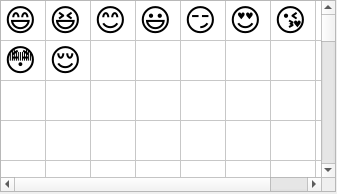
<?xml version="1.0" encoding="UTF-8"?>
<ui version="4.0">
 <class>Form</class>
 <widget class="QWidget" name="Form">
  <property name="geometry">
   <rect>
    <x>0</x>
    <y>0</y>
    <width>337</width>
    <height>194</height>
   </rect>
  </property>
  <property name="windowTitle">
   <string>Form</string>
  </property>
  <widget class="QTableWidget" name="emojitable">
   <property name="geometry">
    <rect>
     <x>0</x>
     <y>0</y>
     <width>336</width>
     <height>192</height>
    </rect>
   </property>
   <property name="minimumSize">
    <size>
     <width>256</width>
     <height>0</height>
    </size>
   </property>
   <property name="font">
    <font>
     <pointsize>23</pointsize>
    </font>
   </property>
   <property name="rowCount">
    <number>50</number>
   </property>
   <property name="columnCount">
    <number>8</number>
   </property>
   <attribute name="horizontalHeaderVisible">
    <bool>false</bool>
   </attribute>
   <attribute name="horizontalHeaderCascadingSectionResizes">
    <bool>false</bool>
   </attribute>
   <attribute name="horizontalHeaderMinimumSectionSize">
    <number>20</number>
   </attribute>
   <attribute name="horizontalHeaderDefaultSectionSize">
    <number>40</number>
   </attribute>
   <attribute name="horizontalHeaderHighlightSections">
    <bool>false</bool>
   </attribute>
   <attribute name="verticalHeaderVisible">
    <bool>false</bool>
   </attribute>
   <attribute name="verticalHeaderMinimumSectionSize">
    <number>40</number>
   </attribute>
   <attribute name="verticalHeaderDefaultSectionSize">
    <number>20</number>
   </attribute>
   <attribute name="verticalHeaderHighlightSections">
    <bool>false</bool>
   </attribute>
   <row>
    <property name="text">
     <string>New Row</string>
    </property>
   </row>
   <row>
    <property name="text">
     <string>New Row</string>
    </property>
   </row>
   <row>
    <property name="text">
     <string>New Row</string>
    </property>
   </row>
   <row>
    <property name="text">
     <string>New Row</string>
    </property>
   </row>
   <row/>
   <row/>
   <row/>
   <row/>
   <row/>
   <row/>
   <row/>
   <row/>
   <row/>
   <row/>
   <row/>
   <row/>
   <row/>
   <row/>
   <row/>
   <row/>
   <row/>
   <row/>
   <row/>
   <row/>
   <row/>
   <row/>
   <row/>
   <row/>
   <row/>
   <row/>
   <row/>
   <row/>
   <row/>
   <row/>
   <row/>
   <row/>
   <row/>
   <row/>
   <row/>
   <row/>
   <row/>
   <row/>
   <row/>
   <row/>
   <row/>
   <row/>
   <row/>
   <row/>
   <row/>
   <row/>
   <column>
    <property name="text">
     <string>New Column</string>
    </property>
   </column>
   <column>
    <property name="text">
     <string>New Column</string>
    </property>
   </column>
   <column>
    <property name="text">
     <string>New Column</string>
    </property>
   </column>
   <column>
    <property name="text">
     <string>New Column</string>
    </property>
   </column>
   <column/>
   <column/>
   <column/>
   <column/>
   <item row="0" column="0">
    <property name="text">
     <string>😄</string>
    </property>
   </item>
   <item row="0" column="1">
    <property name="text">
     <string>😆</string>
    </property>
   </item>
   <item row="0" column="2">
    <property name="text">
     <string>😊</string>
    </property>
   </item>
   <item row="0" column="3">
    <property name="text">
     <string>😃</string>
    </property>
   </item>
   <item row="0" column="4">
    <property name="text">
     <string>😏</string>
    </property>
   </item>
   <item row="0" column="5">
    <property name="text">
     <string>😍</string>
    </property>
   </item>
   <item row="0" column="6">
    <property name="text">
     <string>😘</string>
    </property>
   </item>
   <item row="0" column="7">
    <property name="text">
     <string>😚</string>
    </property>
   </item>
   <item row="1" column="0">
    <property name="text">
     <string>😳</string>
    </property>
   </item>
   <item row="1" column="1">
    <property name="text">
     <string>😌</string>
    </property>
   </item>
  </widget>
 </widget>
 <resources/>
 <connections/>
</ui>
